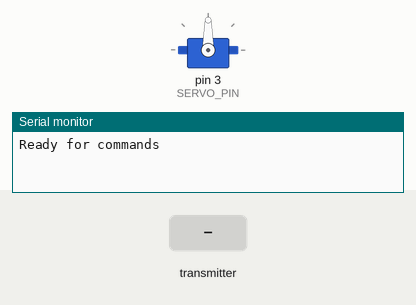
This sketch was run on a simulated Arduino Nano, built with avr-gcc and run on an emulated ATmega328P. Parts: servo, the last lines printed to the serial monitor. The test bench sets the inputs (shaded band). No radio packets arrive unless stated.

Above: at 1.2 s.
1.3 s: the transmitter starts sending motor_code = 1
At 1.46 s:
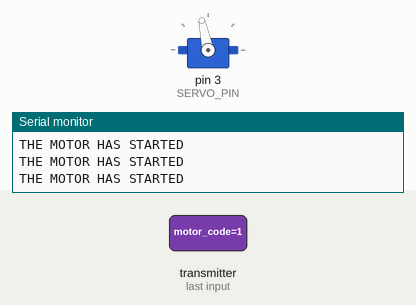
At 4.1 s:
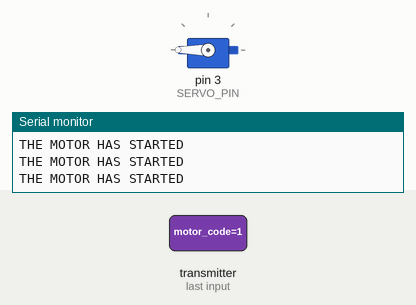
Timing chart, 0 to 5.6 s (numbered marks = the images above; inputs shaded):
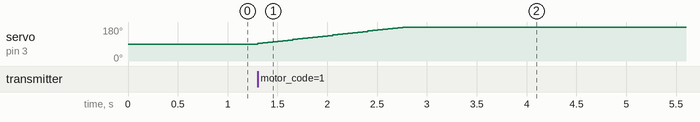

The sketch:

ServoRX.ino
```cpp
//************** RECEIEVER CODE FOR SERVO CONTROL (ARDUINO NANO PINS)  **************//

#include <SPI.h>
#include "RF24.h" // This is the RF24 library that may need to be installed through the Manage Libraries feature in the IDE.

#include <Servo.h>//Include and create a servo object for controlling the servo motor
Servo servo;

RF24 radio(9, 10);//Create a commuications object for talking to the NRF24L01
const uint64_t send_pipe=0xB01DFACECEL; //These are just arbitrary 64bit numbers to use as pipe identifiers
const uint64_t recv_pipe=0xDEADBEEFF1L; //They must be the same on both ends of the communciations

// Codes for actions
#define NO_ACTION 0
#define FORWARD 1
#define STOP 2
#define BOTH 3
#define REVERSE 4


// Define buttons and joystick pins on ARDUINO NANO
#define SERVO_PIN 3

// Variables for servo
bool motor_forward=false;
bool motor_reverse = false;
float position=90;  // Starts at 90 degrees
int direction=1;

void setup()
{
  Serial.begin(9600);//Set up comm with the IDE serial monitor
  Serial.println("Ready for commands");
  radio.begin();//Start up the radio object
  radio.setRetries(15,15);//This will improve reliability of the module if it encounters interference
  radio.setPALevel(RF24_PA_LOW);//This sets the power low. This will reduce the range. RF24_PA_MAX would increase the range
  radio.openWritingPipe(send_pipe);//Thses are the reverse of the transmit code.
  radio.openReadingPipe(1,recv_pipe);
  radio.startListening();//Give the module a kick
  servo.attach(SERVO_PIN);//Spool up the servo
}

void loop()
{
  unsigned long motor_code=NO_ACTION;

  if( radio.available())//Keep checking on each loop to see if any data has come in
  {
      radio.read(&motor_code, sizeof(unsigned long));//Stuff the incoming packet into the motor_code variable

    // Check motor_code
    if(motor_code==FORWARD)
    {
      Serial.println("THE MOTOR HAS STARTED");
      motor_forward=true;
      motor_reverse=false;
    }
    else if(motor_code==STOP)
    {
      Serial.println("THE MOTOR HAS STOPPED");
      motor_forward=false;
      motor_reverse=false;
    }
    else if(motor_code==BOTH)
    {
      Serial.println("Both buttons pushed");
      motor_forward=false;
      motor_reverse=false;
    }
    else if(motor_code==REVERSE)
    {
      Serial.println("In reverse");
      motor_reverse=true;
      motor_forward=false;
    }
  }
  // FORWARD (button1)
  if(motor_forward)
  {
      position += 3.0f;   // Add 5 degrees to initial position
      position = constrain(position, 0, 180);  // Ensure position is within bounds
      servo.write(position);
      motor_forward = false;  // Stop so servo doesn't keep going
  }

  // REVERSE (button2)
  if(motor_reverse)
  {
      position -= 3.0f;   // Subtract 5 degrees to initial position
      position = constrain(position, 0, 180);  // Ensure position is within bounds
      servo.write(position);
      motor_reverse = false;  // Stop so servo doesn't keep going
  }

}
```

Measured:
- after the input at 1.3 s, servo on pin 3 (SERVO_PIN): moves from 90° to 180° over 1.5 s, starting at once
